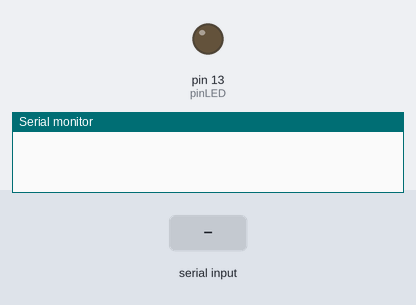
Bench run of a sketch on a simulated Arduino Uno, built with avr-gcc and run on an emulated ATmega328P. On the bench: output pins drawn as LEDs (lit = HIGH), the last lines printed to the serial monitor. Inputs (shaded band) come from the test bench.

Above: at 1.2 s.
1.3 s: "n\n" received over Serial
At 1.9 s:
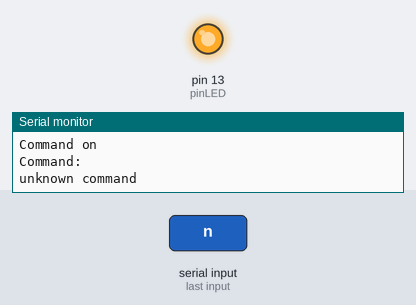
4.3 s: "f\n" received over Serial
At 5.4 s:
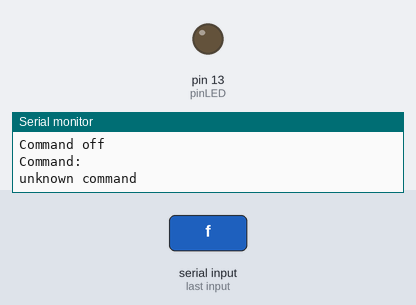
Timing chart, 0 to 7.3 s (numbered marks = the images above; inputs shaded):
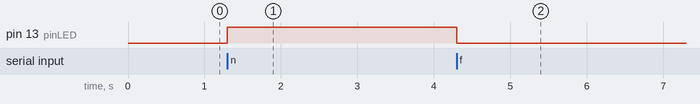

The sketch:

Aufgabe3.4.ino
```cpp
int pinLED = 13;

void setup() {
  pinMode(pinLED,OUTPUT);
  Serial.begin(9600);
}

void loop() {
  if(Serial.available()>0){
    getInput();
  }
}

void getInput(){
  String command="";
  char currentChar='a';
  while(Serial.available()>0 && currentChar!='\n'){
    currentChar = Serial.read();
    if(currentChar!='\n'){
      Serial.print("Char: ");
      Serial.println(currentChar);
      Serial.println((int)currentChar);
      command+=currentChar;
    }
    //Serial.println(input);
  }

  Serial.print("Command: ");
  Serial.println(command);
  if(command == "n" || command == "LED_ON"){
    Serial.println("Command on");
    digitalWrite(pinLED, HIGH);
  }else if(command == "f" || command == "LED_OFF"){
    Serial.println("Command off");
    digitalWrite(pinLED,LOW);
  }else{
    Serial.println("unknown command");
  }
}
```

Measured:
- after the input at 1.3 s, pin 13 (pinLED): LOW → HIGH at once
- after the input at 4.3 s, pin 13 (pinLED): HIGH → LOW at once
